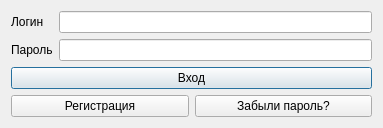
<?xml version="1.0" encoding="UTF-8"?>
<ui version="4.0">
 <class>loginDialog</class>
 <widget class="QDialog" name="loginDialog">
  <property name="geometry">
   <rect>
    <x>0</x>
    <y>0</y>
    <width>383</width>
    <height>126</height>
   </rect>
  </property>
  <property name="windowTitle">
   <string>Вход</string>
  </property>
  <layout class="QVBoxLayout" name="verticalLayout">
   <item>
    <layout class="QFormLayout" name="formLayout">
     <item row="0" column="0">
      <widget class="QLabel" name="label">
       <property name="text">
        <string>Логин</string>
       </property>
      </widget>
     </item>
     <item row="0" column="1">
      <widget class="QLineEdit" name="loginLine"/>
     </item>
     <item row="1" column="0">
      <widget class="QLabel" name="label_2">
       <property name="text">
        <string>Пароль</string>
       </property>
      </widget>
     </item>
     <item row="1" column="1">
      <widget class="QLineEdit" name="passwdLine"/>
     </item>
    </layout>
   </item>
   <item>
    <widget class="QPushButton" name="loginBtn">
     <property name="text">
      <string>Вход</string>
     </property>
    </widget>
   </item>
   <item>
    <layout class="QHBoxLayout" name="horizontalLayout">
     <item>
      <widget class="QPushButton" name="regBtn">
       <property name="text">
        <string>Регистрация</string>
       </property>
      </widget>
     </item>
     <item>
      <widget class="QPushButton" name="recBtn">
       <property name="text">
        <string>Забыли пароль?</string>
       </property>
      </widget>
     </item>
    </layout>
   </item>
  </layout>
 </widget>
 <resources/>
 <connections/>
</ui>
